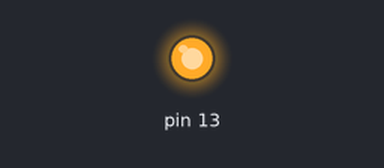
The sketch below on a simulated Arduino Uno, built with avr-gcc and run on an emulated ATmega328P. Parts: output pins drawn as LEDs (lit = HIGH).

Above: at 0.7 s.
At 32.2 s:
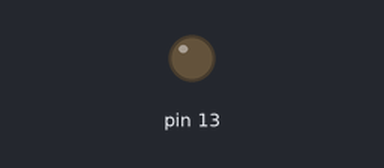
Timing chart, 0 to 35.1 s (numbered marks = the images above):
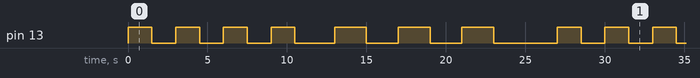

The sketch:

aula05_atvd04.ino
```cpp
/* Sem necessidade de definir variaveis globais */

void setup()
{
  /* Configuracao do pino PB5 como saida digital, */
  /* DDRB = Data Direction Register B */
  DDRB |= (1 << PB5);
}

void loop()
{
  /* Chama a funcao piscaLed, que devera realizar 3 */
  /* piscadas, com intervalo de 1.5s entre acender  */
  /* e apagar.                                      */
  piscaLed(3, 1500);

  /* Deixa o core ocioso por 1s                     */
  delay(1000);

  /* Chama a funcao piscaLed, que deve realizar 2   */
  /* piscadas, com intervalo de 2s entre acender e  */
  /* apagar.                                        */
  piscaLed(2, 2000);

  /*Deixa o core ocioso por 2s                      */
  delay(2000);
}

//////////////////////////////////////////////
/*             FUNCOES GERAIS               */
//////////////////////////////////////////////


/* A funcao piscaLed recebe a quantidade de piscadas */
/* que o uC ira realizar em um laço, assim como o    */
/* tempo de delay entre as piscadas.                 */
void piscaLed(int num_blink, int delay_time)
{

  for (int i = 0; i <= num_blink; i++)
  {
    /* Define PB5 para nivel logico alto */
    PORTB |= (1 << PB5);

    /* Faz o core aguardar um tempo delay_time (ms) */
    delay(delay_time);

    /* Define PB5 para nivel logico baixo */
    PORTB &= ~(1 << PB5);

    /* Faz o core aguardar um tempo delay_time (ms) */
    delay(delay_time);
  }
}
```

Measured:
- by itself, pin 13: repeats every 27.0 s: 3 × (LOW 1.5 s, HIGH 1.5 s), LOW 2.5 s, 2 × (HIGH 2.0 s, LOW 2.0 s), HIGH 2.0 s, LOW 4.0 s, HIGH 1.5 s
- by itself, everything shown: repeats every 27.0 s, in 14 steps
